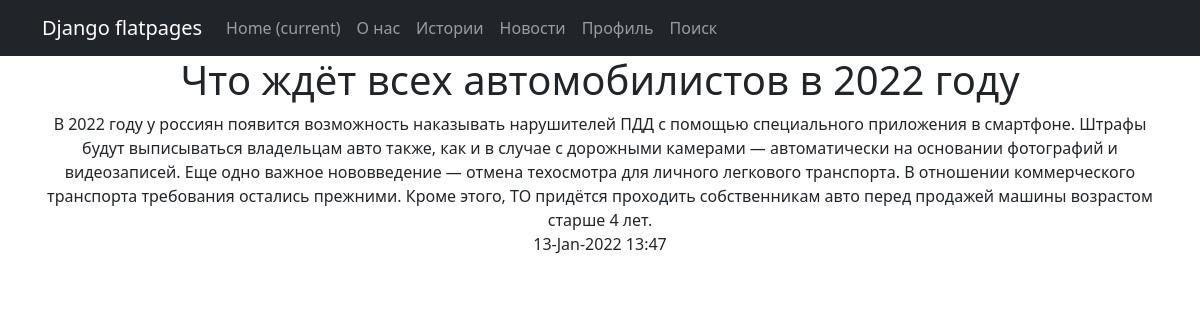
The page /post/3 on the database as committed earlier.
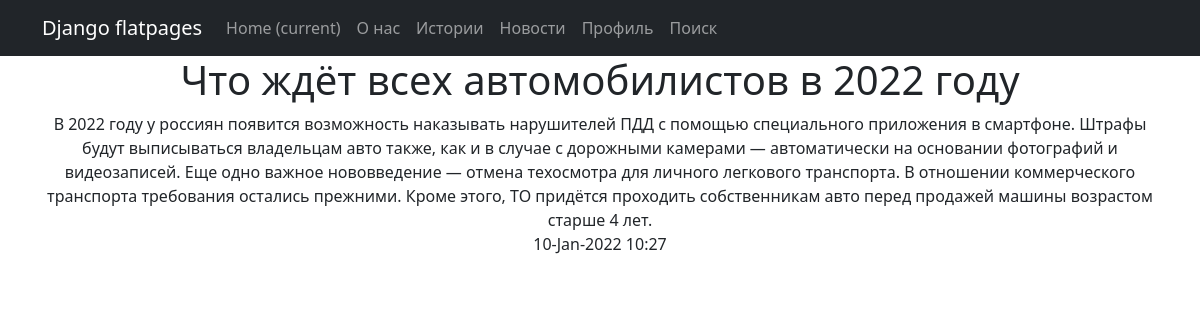
The same page on the database as committed later.
### News/models.py (models this page shows, shortened)
class Post (models.Model):
    ARTICLE = 'AR'
    NEWS = 'NW'
    TYPES = [
        (ARTICLE, 'Статья'),
        (NEWS, 'новость'),
    ]
    ar_or_nw = models.CharField(max_length=2, choices=TYPES, default=NEWS)
    publish = models.DateTimeField(auto_now_add=True)
    title = models.CharField(max_length=255)
    body = models.TextField()
    rating_post = models.IntegerField(default=0)
    author = models.ForeignKey(Author, on_delete=models.CASCADE)
    category = models.ManyToManyField(Category, through='PostCategory')
    class Meta:
        verbose_name = 'Публикация'
        verbose_name_plural = 'Публикации'

### News/views.py (the view)
# urls.py: path('<int:pk>', PostDetail.as_view(), name='news_detail'),
class PostDetail(DetailView):
    model = Post
    template_name = 'post.html'
    context_object_name = 'post'
    queryset = Post.objects.all()

### News/templatetags/custom_filters.py (called while the page is built)
@register.filter(name='censor')
def censor(text: str):
    words = text.split(' ')
    new_words = []
    for i, word in enumerate(words):
        match = re.match(f"^{'|'.join(STOP_LIST)}", word)
        if match is not None:
            new_words.append(''.join([random.choice(SYMBOLS)] * len(word)))
        else:
            new_words.append(word)
    return ' '.join(new_words)

### templates/post.html (shortened to what this page needs)
{% extends 'flatpages/default.html' %}
{% load custom_filters %}
{% block content %}
<h1>{{ post.title | censor }}</h1>
{{ post.body | censor }}
<p>{{ post.publish | date:"H-M-Y" }} {{ post.publish | time:"H:i" }}</p>
{% endblock content %}

Rows that differ between the two databases and show on the page:
changed Post: publish "13-Jan-2022" → "10-Jan-2022"; publish "13:47" → "10:27"
